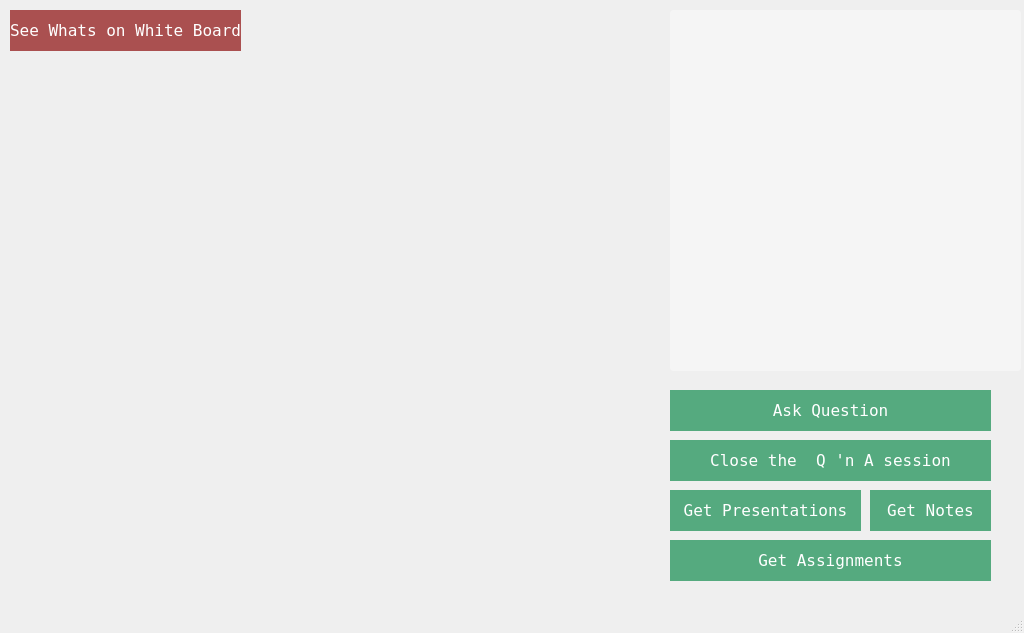
<?xml version="1.0" encoding="UTF-8"?>
<ui version="4.0">
 <class>workSpace</class>
 <widget class="QMainWindow" name="workSpace">
  <property name="geometry">
   <rect>
    <x>0</x>
    <y>0</y>
    <width>1024</width>
    <height>633</height>
   </rect>
  </property>
  <property name="windowTitle">
   <string>Work Space</string>
  </property>
  <property name="styleSheet">
   <string notr="true"/>
  </property>
  <widget class="QWidget" name="centralwidget">
   <widget class="QFrame" name="video">
    <property name="geometry">
     <rect>
      <x>670</x>
      <y>10</y>
      <width>351</width>
      <height>361</height>
     </rect>
    </property>
    <property name="styleSheet">
     <string notr="true">background-color: rgb(245, 245, 245);
     border-radius: 4px;
     padding: 2px;
</string>
    </property>
    <property name="frameShape">
     <enum>QFrame::StyledPanel</enum>
    </property>
    <property name="frameShadow">
     <enum>QFrame::Raised</enum>
    </property>
    <widget class="QWidget" name="horizontalLayoutWidget">
     <property name="geometry">
      <rect>
       <x>0</x>
       <y>0</y>
       <width>351</width>
       <height>361</height>
      </rect>
     </property>
     <layout class="QHBoxLayout" name="horizontalLayout"/>
    </widget>
   </widget>
   <widget class="QPushButton" name="close_chatbox_4">
    <property name="geometry">
     <rect>
      <x>670</x>
      <y>540</y>
      <width>321</width>
      <height>41</height>
     </rect>
    </property>
    <property name="font">
     <font>
      <family>Inconsolata</family>
      <pointsize>12</pointsize>
      <weight>50</weight>
      <bold>false</bold>
     </font>
    </property>
    <property name="cursor">
     <cursorShape>PointingHandCursor</cursorShape>
    </property>
    <property name="styleSheet">
     <string notr="true">background-color: rgb(85, 170, 127);
color: rgb(255, 255, 255);
border-radius : 50px;</string>
    </property>
    <property name="text">
     <string>Get Assignments</string>
    </property>
    <property name="icon">
     <iconset resource="resources.qrc">
      <normaloff>:/new/images/resources/drive.png</normaloff>:/new/images/resources/drive.png</iconset>
    </property>
   </widget>
   <widget class="QPushButton" name="close_chatbox_3">
    <property name="geometry">
     <rect>
      <x>670</x>
      <y>490</y>
      <width>191</width>
      <height>41</height>
     </rect>
    </property>
    <property name="font">
     <font>
      <family>Inconsolata</family>
      <pointsize>12</pointsize>
      <weight>50</weight>
      <bold>false</bold>
     </font>
    </property>
    <property name="cursor">
     <cursorShape>PointingHandCursor</cursorShape>
    </property>
    <property name="styleSheet">
     <string notr="true">background-color: rgb(85, 170, 127);
color: rgb(255, 255, 255);
border-radius : 50px;</string>
    </property>
    <property name="text">
     <string>Get Presentations</string>
    </property>
    <property name="icon">
     <iconset resource="resources.qrc">
      <normaloff>:/new/images/resources/drive.png</normaloff>:/new/images/resources/drive.png</iconset>
    </property>
   </widget>
   <widget class="QPushButton" name="close_chatbox">
    <property name="geometry">
     <rect>
      <x>670</x>
      <y>440</y>
      <width>321</width>
      <height>41</height>
     </rect>
    </property>
    <property name="font">
     <font>
      <family>Inconsolata</family>
      <pointsize>12</pointsize>
      <weight>50</weight>
      <bold>false</bold>
     </font>
    </property>
    <property name="cursor">
     <cursorShape>PointingHandCursor</cursorShape>
    </property>
    <property name="styleSheet">
     <string notr="true">background-color: rgb(85, 170, 127);
color: rgb(255, 255, 255);
border-radius : 50px;</string>
    </property>
    <property name="text">
     <string>Close the  Q 'n A session</string>
    </property>
    <property name="icon">
     <iconset resource="resources.qrc">
      <normaloff>:/new/images/resources/gnome-session-logout.png</normaloff>:/new/images/resources/gnome-session-logout.png</iconset>
    </property>
   </widget>
   <widget class="QPushButton" name="chattbox">
    <property name="geometry">
     <rect>
      <x>670</x>
      <y>390</y>
      <width>321</width>
      <height>41</height>
     </rect>
    </property>
    <property name="font">
     <font>
      <family>Inconsolata</family>
      <pointsize>12</pointsize>
      <weight>50</weight>
      <bold>false</bold>
     </font>
    </property>
    <property name="cursor">
     <cursorShape>PointingHandCursor</cursorShape>
    </property>
    <property name="styleSheet">
     <string notr="true">background-color: rgb(85, 170, 127);
color: rgb(255, 255, 255);
border-radius : 50px;</string>
    </property>
    <property name="text">
     <string>Ask Question</string>
    </property>
    <property name="icon">
     <iconset resource="resources.qrc">
      <normaloff>:/new/images/resources/user.png</normaloff>:/new/images/resources/user.png</iconset>
    </property>
   </widget>
   <widget class="QPushButton" name="close_chatbox_5">
    <property name="geometry">
     <rect>
      <x>870</x>
      <y>490</y>
      <width>121</width>
      <height>41</height>
     </rect>
    </property>
    <property name="font">
     <font>
      <family>Inconsolata</family>
      <pointsize>12</pointsize>
      <weight>50</weight>
      <bold>false</bold>
     </font>
    </property>
    <property name="cursor">
     <cursorShape>PointingHandCursor</cursorShape>
    </property>
    <property name="styleSheet">
     <string notr="true">background-color: rgb(85, 170, 127);
color: rgb(255, 255, 255);
border-radius : 50px;</string>
    </property>
    <property name="text">
     <string>Get Notes</string>
    </property>
    <property name="icon">
     <iconset resource="resources.qrc">
      <normaloff>:/new/images/resources/drive.png</normaloff>:/new/images/resources/drive.png</iconset>
    </property>
   </widget>
   <widget class="QWidget" name="horizontalLayoutWidget_2">
    <property name="geometry">
     <rect>
      <x>10</x>
      <y>60</y>
      <width>641</width>
      <height>521</height>
     </rect>
    </property>
    <layout class="QHBoxLayout" name="canvas"/>
   </widget>
   <widget class="QPushButton" name="openImage">
    <property name="geometry">
     <rect>
      <x>10</x>
      <y>10</y>
      <width>231</width>
      <height>41</height>
     </rect>
    </property>
    <property name="font">
     <font>
      <family>Inconsolata</family>
      <pointsize>12</pointsize>
      <weight>50</weight>
      <bold>false</bold>
     </font>
    </property>
    <property name="cursor">
     <cursorShape>PointingHandCursor</cursorShape>
    </property>
    <property name="styleSheet">
     <string notr="true">background-color: rgb(170, 80, 80);
color: rgb(255, 255, 255);
border-radius : 50px;</string>
    </property>
    <property name="text">
     <string>See Whats on White Board</string>
    </property>
   </widget>
  </widget>
  <widget class="QMenuBar" name="menubar">
   <property name="geometry">
    <rect>
     <x>0</x>
     <y>0</y>
     <width>1024</width>
     <height>23</height>
    </rect>
   </property>
  </widget>
  <widget class="QStatusBar" name="statusbar"/>
 </widget>
 <resources>
  <include location="resources.qrc"/>
 </resources>
 <connections/>
</ui>
